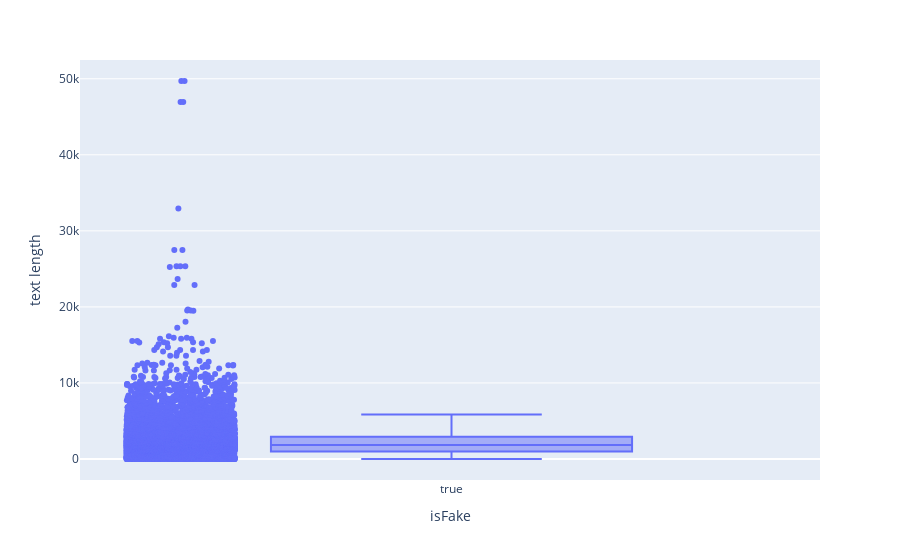

Here is the notebook cell this chart was saved with:
### Code cell
# Creating plot
fig=px.box(textes,x='isFake',y='text length',points='all')
 
# show plot
fig.show()

### Figure 1 — Plotly figure (JSON) as saved in the notebook; plotly's stock layout.template omitted (floating-point values rounded to 4 significant figures; data arrays with more than 128 entries replaced by an {"elided": "..."} marker saying what was removed)
{"data": [{"alignmentgroup": "True", "boxpoints": "all", "hovertemplate": "isFake=%{x}<br>text length=%{y}<extra></extra>", "legendgroup": "", "marker": {"color": "#636efa"}, "name": "", "notched": false, "offsetgroup": "", "orientation": "v", "showlegend": false, "type": "box", "x": {"elided": "12568 bool values"}, "x0": " ", "xaxis": "x", "y": {"elided": "12568 int values"}, "y0": " ", "yaxis": "y"}], "layout": {"boxmode": "group", "legend": {"tracegroupgap": 0}, "margin": {"t": 60}, "xaxis": {"anchor": "y", "domain": [0, 1], "title": {"text": "isFake"}}, "yaxis": {"anchor": "x", "domain": [0, 1], "title": {"text": "text length"}}}}
